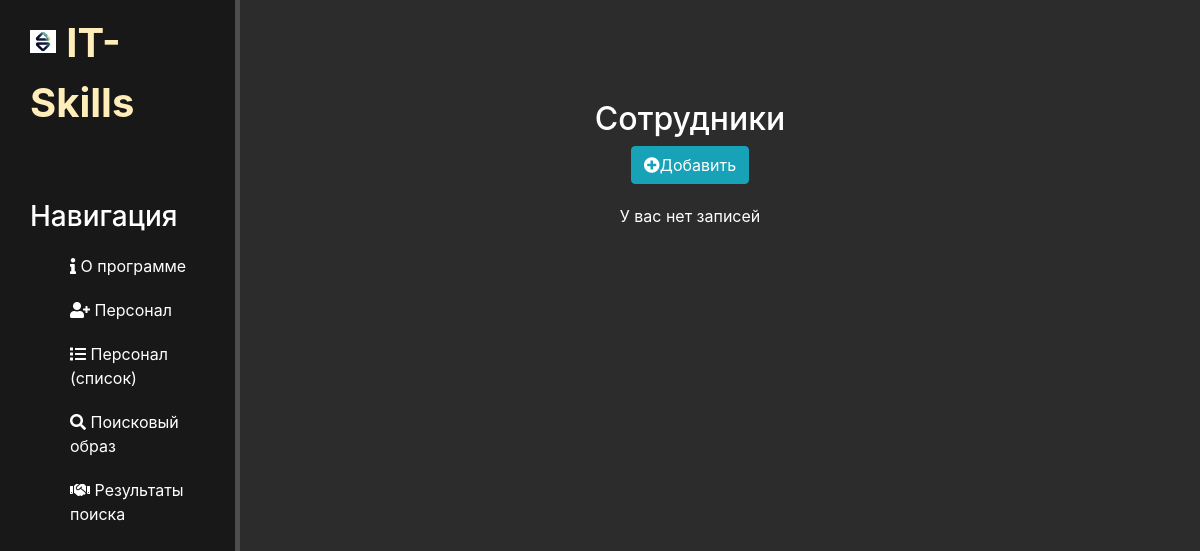
Before: /emplo/ with the older database file.
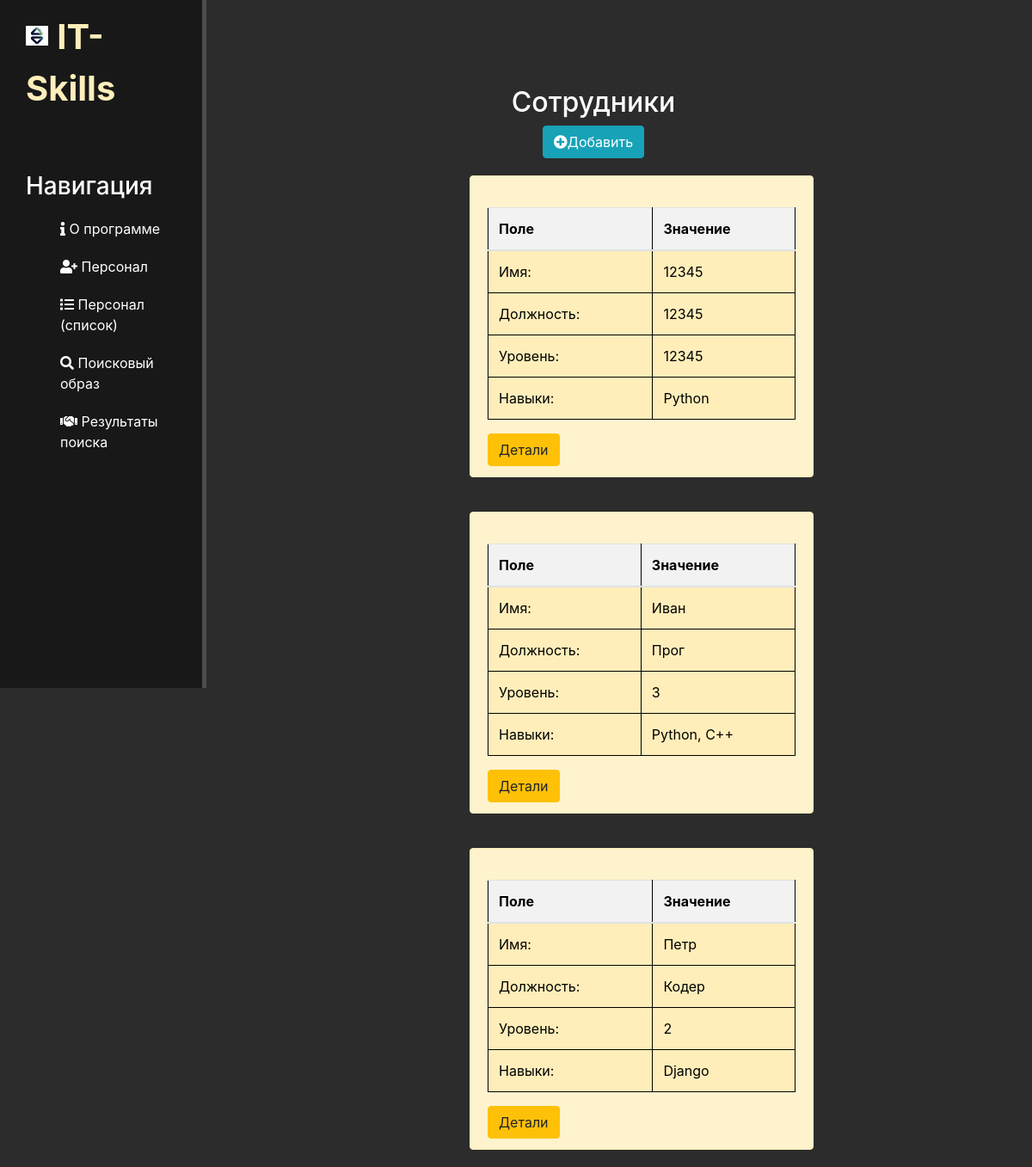
After: the same page with the newer database file.
### emplo/models.py (models this page shows, shortened)
class Employee1(models.Model):
    name = models.CharField(max_length=20, default='')
    position = models.CharField(max_length=20, default='')
    skill = models.CharField(max_length=50, default = '')
    level = models.CharField(max_length = 5, default='')
    fit_level = models.FloatField(default=0)

### emplo/views.py (the view)
# urls.py: path('', views.emplo_home, name='emplo-home'),
def emplo_home(request):
    print('emplo_home')
    emplo = Employee1.objects.order_by('name')
    return render(request, 'emplo/emplo_home.html', {'emplo':emplo})

### emplo/templates/emplo/emplo_home.html (shortened to what this page needs)
{% extends "main/layout.html" %}
{% block content %}
    <div class="features">
        <h2>Сотрудники</h2>
        <a href="{% url 'create-emplo' %}" ><button class="btn btn-info"><i class="fas fa-plus-circle"></i>Добавить</button></a>
        {% if emplo %}
            {% for el in emplo %}
                <div class="alert alert-warning">
        <table class="table mt-4">
            <thead>
                <tr>
                    <th>Поле</th>
                    <th>Значение</th>
                </tr>
            </thead>
            <tbody>
                <tr>
                    <td>Имя:</td>
                    <td>{{ el.name }}</td>
                </tr>
                <tr>
                    <td>Должность:</td>
                    <td>{{ el.position }}</td>
                </tr>
                <tr>
                    <td>Уровень:</td>
                    <td>{{ el.level }}</td>
                </tr>
                <tr>
                    <td>Навыки:</td>
                    <td>{{ el.skill }}</td>
                </tr>
            </tbody>
        </table>
                    <a href="{% url 'emplo-detail' el.id %}" class="btn btn-warning">Детали</a>
                </div>
            {% endfor %}
        {% else %}
            <p>У вас нет записей</p>
        {% endif %}
    </div>
{% endblock %}

Changed rows visible on the page:
added Employee1: name "12345", position "12345", level "12345", skill "Python"
added Employee1: name "Иван", position "Прог", level "3", skill "Python, C++"
added Employee1: name "Петр", position "Кодер", level "2", skill "Django"
Other visible differences:
text no longer shown: "У вас нет записей"
